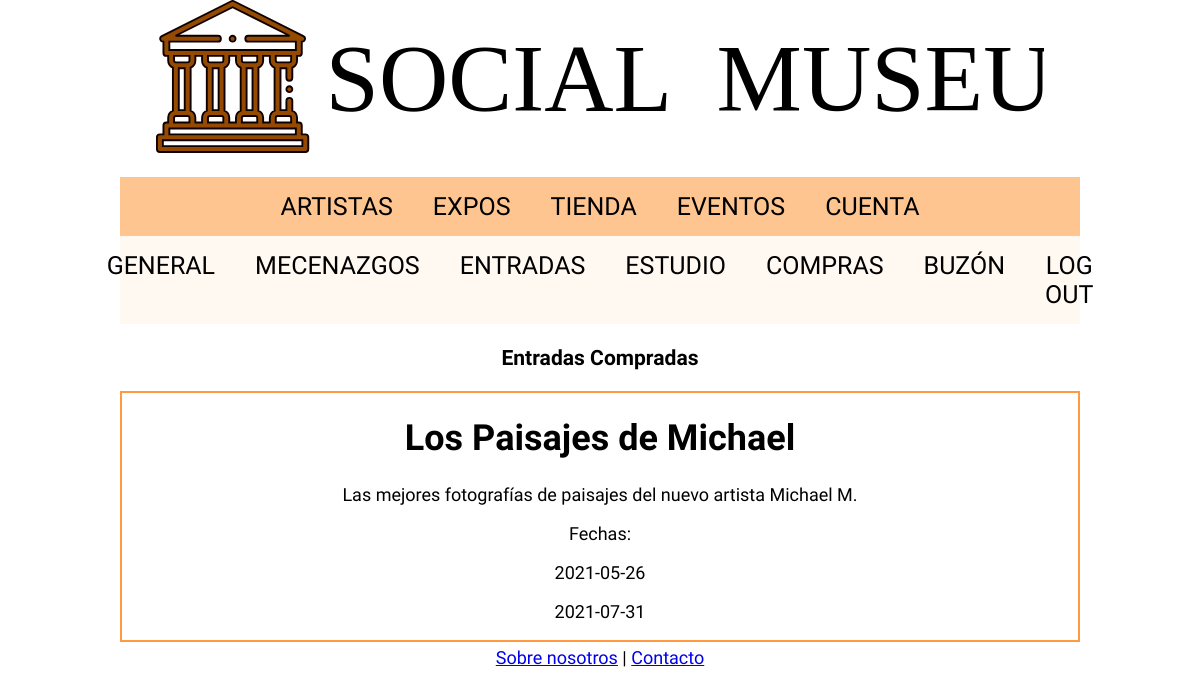
The app's page /entradas.php (signed in), older data.
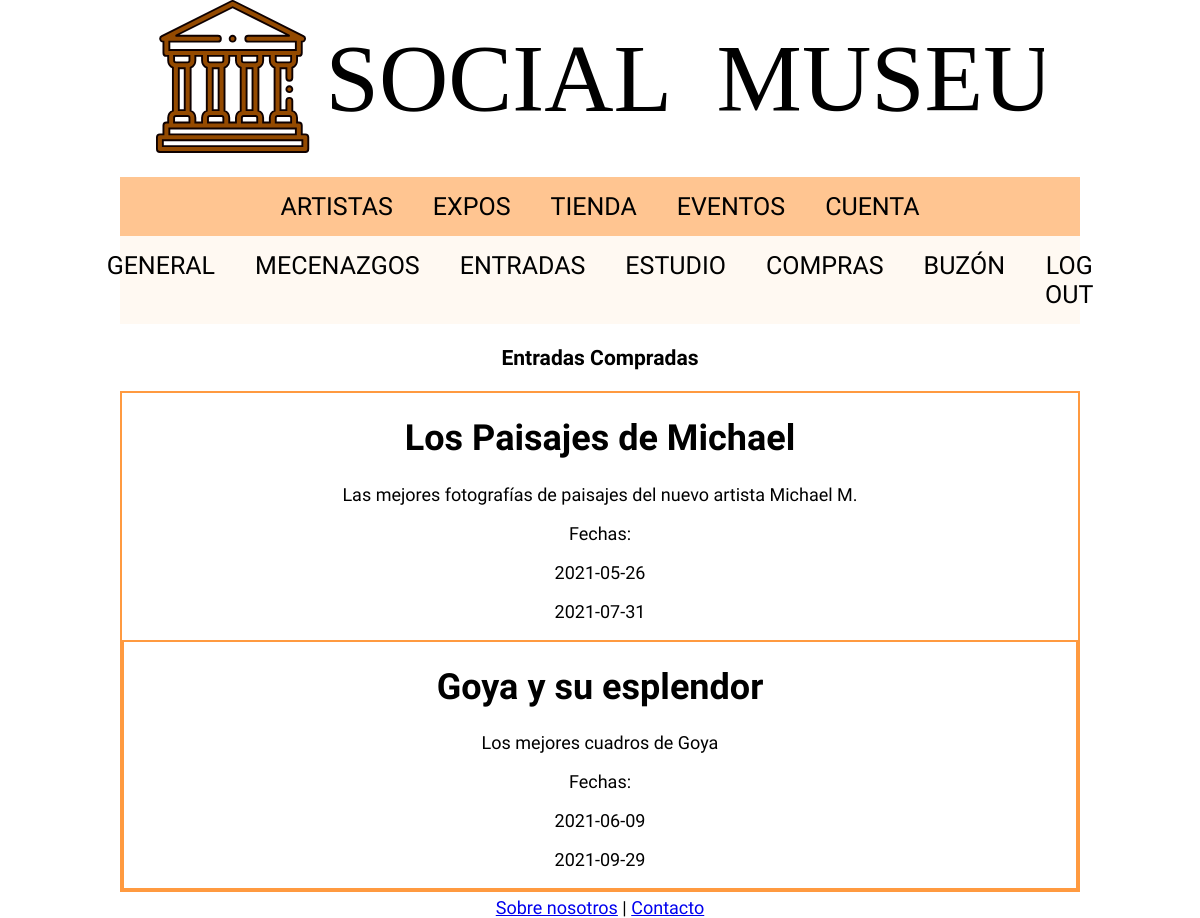
The same page, newer data.
### tables this page shows
CREATE TABLE `entradas` (
  `id_evento` int(11) NOT NULL,
  `id_usuario` int(11) NOT NULL
);

CREATE TABLE `eventos` (
  `id` int(11) NOT NULL,
  `nombre` varchar(25) NOT NULL,
  `tipo` varchar(25) NOT NULL,
  `descripcion` varchar(255) DEFAULT NULL,
  `fecha_ini` date NOT NULL,
  `fecha_fin` date NOT NULL,
  `precio` float NOT NULL DEFAULT 0
);

### includes/Usuario.php (called while the page is built, shortened)
<?php
class Usuario
{
	private $id;
	private static function consulta($query){
		$app = Aplicacion::getInstance();
        $conn = $app->conexionBd();
        $rs = $conn->prepare($query);
        $rs->execute();
		return $rs->get_result();
	}
	public function exposConEntrada(){
		$query = sprintf("SELECT * FROM Eventos EV, Entradas EN WHERE EV.id=EN.id_evento AND EN.id_usuario=%d", $this->id);
		$obras = self:: consulta($query);
		return $obras;
	}
}

### includes/Evento.php (called while the page is built, shortened)
<?php
class Evento
{
	private $id;
    private $descripcion;
    private $fecha_ini;
	private $fecha_fin;
	private $precio;
	private function __construct($nombre, $tipo, $descripcion, $fecha_ini, $fecha_fin, $precio)
    {
        $this->descripcion = $descripcion;
		$this->fecha_ini = $fecha_ini;
		$this->fecha_fin=$fecha_fin;
		$this->precio=$precio;
    }
	public function id(){return $this->id;}
    public function descripcion(){return $this->descripcion;}
	public function fecha_ini(){return $this->fecha_ini;}
	public function fecha_fin(){return $this->fecha_fin;}
	public function precio(){return $this->precio;}
    public static function buscaEvento($nombre, $tipo)
    {
        $app = Aplicacion::getInstance();
        $conn = $app->conexionBd();
		$query = sprintf("SELECT * FROM Eventos E WHERE E.nombre = '%s' AND E.tipo = '%s'",$conn->real_escape_string($nombre),$conn->real_escape_string($tipo));
        $rs = $conn->query($query);
        $result = false;
        if ($rs) {
            if ( $rs->num_rows == 1) {
                $fila = $rs->fetch_assoc();
				$evento = new Evento($fila['nombre'], $fila['tipo'], $fila['descripcion'], $fila['fecha_ini'], $fila['fecha_fin'], $fila['precio']);
                $evento->id = $fila['id'];
                $result = $evento;
            }
        } else {
            echo "Error al consultar en la BD: (" . $conn->errno . ") " . utf8_encode($conn->error);
            exit();
        }
        return $result;
    }
}

### includes/config.php (called while the page is built, shortened)
<?php
spl_autoload_register(function ($class) {
    $prefix = 'es\\ucm\\fdi\\aw\\';
    $base_dir = __DIR__ . '/';
    $len = strlen($prefix);
    $relative_class = substr($class, $len);
    $file = $base_dir . str_replace('\\', '/', $relative_class) . '.php';
});

### includes/MostradorExpos.php (the view, shortened to what this page needs)
<?php
class MostradorExpos{
	public function muestraExpo($nombre){
		$evento = Evento::buscaEvento($nombre, 'Expo');
        $descripcion = $evento->descripcion();
            $html = <<<EOF
            <div class="product-info">
            <div class="product-text">
            <h1>$nombre</h1>
            <p>$descripcion </p>
            </div>
EOF;
        return $html;
	}
	public function muestraMisEntradas(){
		$user = $_SESSION['user'];
		$expos = $user->exposConEntrada();
        $filas = $expos->num_rows;
        $html = "";
        if($filas == 0){
            $html = <<<EOF
                <p> ¡No hay exposiciones! </p>
            EOF;
        }
        else{
            foreach($expos as $expo){
                $nombre = $expo['nombre'] ?? null;
                $html .= self::muestraExpo($nombre);
				$evento = Evento::buscaEvento($nombre, 'Expo');
				$fechaI = $evento->fecha_ini();
				$fechaF = $evento->fecha_fin();
				$html .= <<<EOF
				<p>Fechas: </p>
				<p>$fechaI </p>
				<p>$fechaF </p>
EOF;
                }
            }
		return $html;
	}
}
?>

### entradas.php (shortened to what this page needs)
<?php
require_once __DIR__.'/includes/config.php';
$mostradorEntradas = $mostrador = new es\ucm\fdi\aw\MostradorExpos();
$htmlEntradas = $mostradorEntradas->muestraMisEntradas();
$contenidoPrincipal=<<<EOS
<h3>Entradas Compradas</h3>
	$htmlEntradas
EOS;
require __DIR__.'/includes/plantillas/layout2.php';

### includes/plantillas/layout2.php (shortened to what this page needs)
<?php
    require_once __DIR__.'/../config.php';
	if (isset($_SESSION["login"]) && $_SESSION["login"]) {
	if (isset($_SESSION["esAdmin"]) && $_SESSION["esAdmin"]) {
		$aside = "aside_admin";
	}
	elseif (isset($_SESSION["esArtist"]) && $_SESSION["esArtist"]) {
		$aside = "aside_artist";
	}
	else{
		$aside = "aside_user";
	}
}
?>
<!DOCTYPE html>
<html>
<head>
	<link rel="stylesheet" type="text/css" href="<?= 'css/estilo.css' ?>" />
</head>
<body>
	<?php
    require("includes/comun/header.php");
	?>
<?php
	require('includes/comun/'.$aside.'.php');
	?>
	<main>
            <?= $contenidoPrincipal ?>
	</main>
	<?php
	require("includes/comun/footer.php");
	?>
</body>
</html>

### includes/comun/header.php
<header>
	<div id ="logo">
		<a href="index.php">
			<img id= "logoSVG" src="img/logo.svg" alt="Social Museum Logo" />
		</a>
	</div>
	<?php
	if (!isset($menuArtistas, $menuExpos, $menuTienda, $menuEventos, $menuCuenta))
	{
		$menuArtistas = "";
		$menuExpos = "";
		$menuTienda = "";
		$menuEventos = "";
		$menuCuenta = "";
	}
	?>
	<nav id="menu-principal">
		<a href="artistas.php" class = <?= $menuArtistas ?> >Artistas</a>
		<a href="expos.php?momento=presente" class = <?= $menuExpos ?> >Expos</a>
		<a href="tienda.php" class = <?= $menuTienda ?> >Tienda</a>
		<a href="eventos.php?tipo=expo" class = <?= $menuEventos ?> >Eventos</a>
		<?php if(isset($_SESSION['login']) && $_SESSION['login']) : ?>
			<a href="cuenta.php" class = <?= $menuCuenta ?> >Cuenta</a>
		<?php else : ?>
			<a href="login.php"> Log In </a>
			<a href="signup.php"> Sign Up </a>
		<?php endif; ?>
	</nav>
</header>

### includes/comun/aside_user.php (shortened to what this page needs)
<aside>
	<nav id="menu-secundario">
		<a href="general_user.php">General</a>
		<a href="mecenazgos.php">Mecenazgos</a>
		<a href="entradas.php">Entradas</a>
		<a href="estudio.php">Estudio</a>
		<a href="compras.php">Compras</a>
		<a href="buzon.php">Buzón</a>
		<a href="logout.php">Log Out</a>
	</nav>
</aside>

### includes/comun/footer.php
<!DOCTYPE html>
<html>
<footer>
	<nav id="pie">
			<a href="sobre_nosotros.php">Sobre nosotros</a>
			<span class="separador">|</span> <a href="contacto.php">Contacto</a>
	</nav>
</footer>
<html>

### css/estilo.css (style rules this page uses)
html { overflow-y:scroll; }
body { margin:0 auto; padding:0; font-size:18px; font-family: 'Oswald', sans-serif, "Times New Roman", Times, serif; color:#000000; width: 960px; }
#logo { text-align: center; }
#menu-secundario { background-color:#fff9f2; margin-top:0px; display: flex; flex-direction: row; justify-content: center; }
#menu-secundario a, #menu-secundario a:hover { -webkit-transition: all .5s ease-in-out; }
#menu-secundario a { font-size:25px; color: #000000; text-align: center; padding: 15px 20px; text-decoration: none; text-transform: uppercase; }
#menu-principal { background-color:#ffc591; margin-top:20px; display: flex; flex-direction: row; justify-content: center; }
#menu-principal a, #menu-principal a:hover { -webkit-transition: all .5s ease-in-out; }
#menu-principal a { font-size:25px; color: #000000; text-align: center; padding: 15px 20px; text-decoration: none; text-transform: uppercase; }
main { margin-top:15px; text-align: center; }
footer { margin-top:5px; text-align: center; bottom: 0; }
.product-info { border: #ff9a40 2px solid; }

Row changes from the older to the newer data that the page shows:
added entradas: id_evento.nombre "Goya y su esplendor", id_evento.descripcion "Los mejores cuadros de Goya", id_evento.fecha_ini "2021-06-09", id_evento.fecha_fin "2021-09-29"
